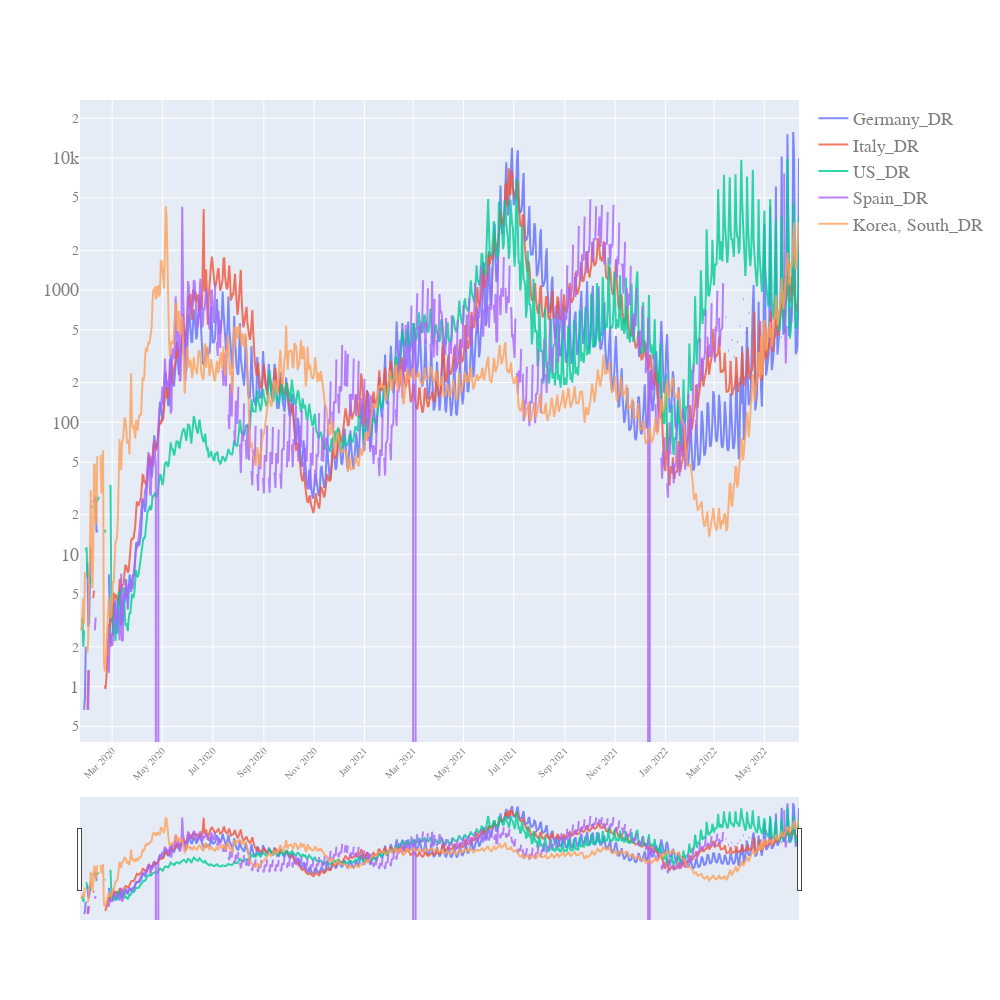

Notebook cell for this chart:
### Code cell
quick_plot(df_analyse.date,
           df_analyse.iloc[:,[6,7,8,9,10]],
           y_scale='log',
           slider=True)

### Figure 1 — Plotly figure (JSON) as saved in the notebook; plotly's stock layout.template omitted (floating-point values rounded to 4 significant figures; data arrays with more than 128 entries replaced by an {"elided": "..."} marker saying what was removed)
{"data": [{"name": "Germany_DR", "opacity": 0.8, "type": "scatter", "x": {"elided": "873 str values"}, "y": {"elided": "873 float values"}}, {"name": "Italy_DR", "opacity": 0.8, "type": "scatter", "x": {"elided": "873 str values"}, "y": {"elided": "873 float values"}}, {"name": "US_DR", "opacity": 0.8, "type": "scatter", "x": {"elided": "873 str values"}, "y": {"elided": "873 float values"}}, {"name": "Spain_DR", "opacity": 0.8, "type": "scatter", "x": {"elided": "873 str values"}, "y": {"elided": "873 float values"}}, {"name": "Korea, South_DR", "opacity": 0.8, "type": "scatter", "x": {"elided": "873 str values"}, "y": {"elided": "873 float values"}}], "layout": {"autosize": true, "font": {"color": "#7f7f7f", "family": "PT Sans, monospace", "size": 18}, "height": 1000, "width": 1000, "xaxis": {"nticks": 20, "rangeslider": {"visible": true}, "tickangle": -45, "tickfont": {"color": "#7f7f7f", "size": 10}}, "yaxis": {"type": "log"}}}
